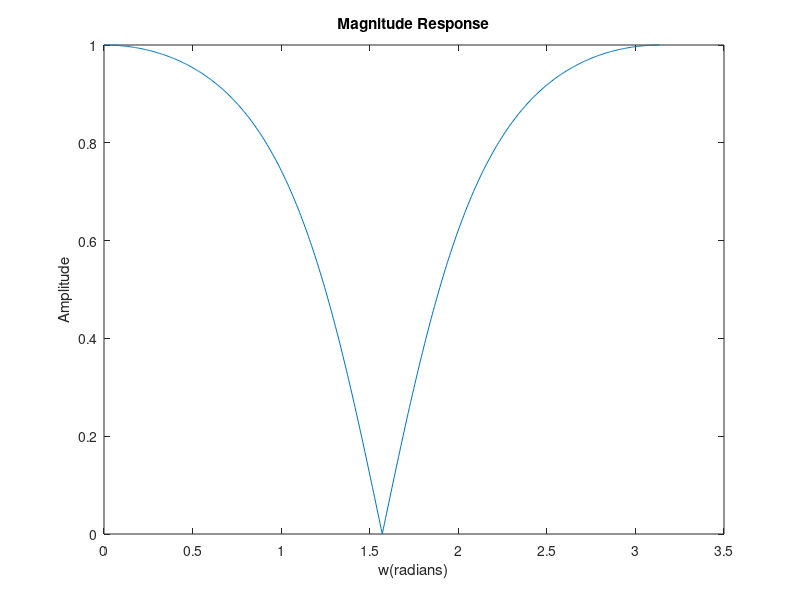

The MATLAB script that drew this image:
clc; 
clear all; 
close all;
b = [0.634 0 0.634];
a = [1 0 0.268 ];
N = 512;
[h w] = freqz(b,a,N); 
plot(w,abs(h));
title('Magnitude Response'), xlabel('w(radians)'), ylabel('Amplitude'); 